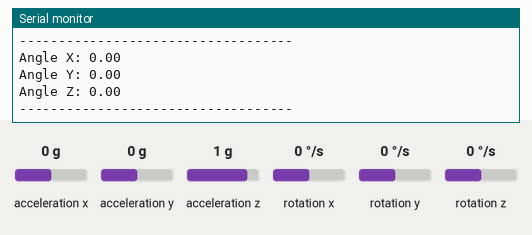
This sketch was run on a simulated Arduino Uno, built with avr-gcc and run on an emulated ATmega328P. Parts: the last lines printed to the serial monitor. Wiring (inferred from the names in the program): MPU-6050 motion sensor at I2C address 0x68. Inputs (shaded band) come from the test bench; at power-on: acceleration z 1 g, acceleration x 0 g, acceleration y 0 g, rotation x 0 °/s, rotation y 0 °/s, rotation z 0 °/s.

Above: at 1.3 s.
1.4 s: acceleration z set to 0 g
At 1.96 s:
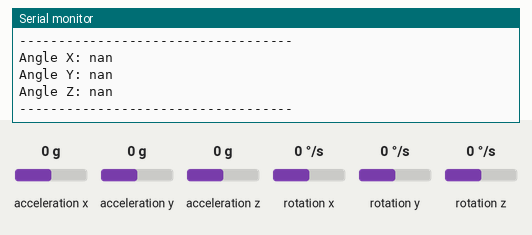
3.1 s: acceleration x set to -1.4 g
At 3.51 s:
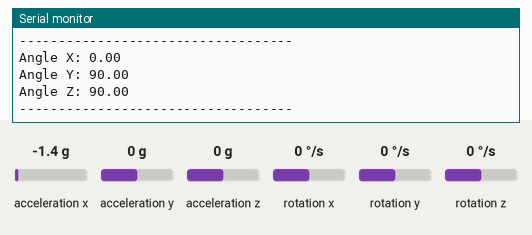
4.6 s: acceleration y set to -1.4 g
At 5.08 s:
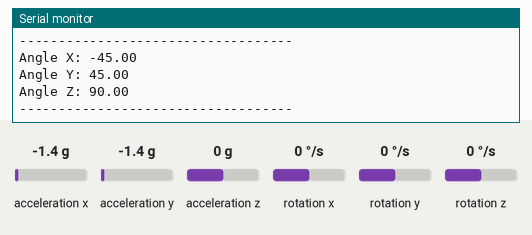
Timing chart, 0 to 7.6 s (numbered marks = the images above; inputs shaded):
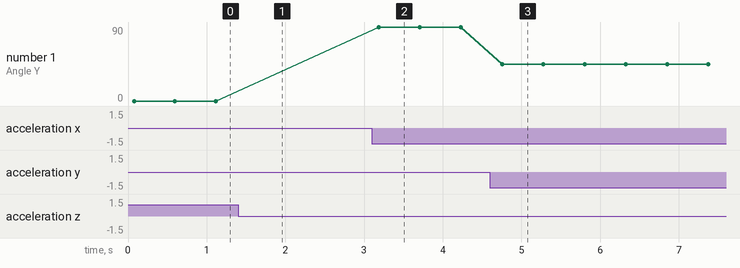

Measured:
- after the input at 1.4 s, the serial monitor: prints a new line after 0.22 s (image 1)
- after the input at 3.1 s, the serial monitor: prints a new line after 0.09 s (image 2)
- after the input at 4.6 s, the serial monitor: prints a new line after 0.14 s (image 3)
- plotted number 1: 0 → 90 after the input at 3.1 s, 90 → 45 after the input at 4.6 s

The sketch:

mpu_final.ino
```cpp
#include <Wire.h>

// MPU6050 I2C address
const int MPU_addr = 0x68;

// Raw data variables
int16_t AcX, AcY, AcZ;

// Tilt angles
double x, y, z;

void setup() {
  // Initialize I2C communication
  Wire.begin();
  Serial.begin(9600); // Set baud rate for Serial Monitor

  // Wake up MPU6050
  Wire.beginTransmission(MPU_addr);
  Wire.write(0x6B); // Power management register
  Wire.write(0);    // Wake MPU6050
  Wire.endTransmission(true);

  Serial.println("MPU6050 Initialized. Move the module to see tilt angles.");
}

void loop() {
  // Read raw accelerometer data
  Wire.beginTransmission(MPU_addr);
  Wire.write(0x3B); // Starting register for accelerometer data
  Wire.endTransmission(false);
  Wire.requestFrom(MPU_addr, 14, true);

  AcX = Wire.read() << 8 | Wire.read();
  AcY = Wire.read() << 8 | Wire.read();
  AcZ = Wire.read() << 8 | Wire.read();

  // Calculate tilt angles
  x = atan(AcY / sqrt(pow(AcX, 2) + pow(AcZ, 2))) * 180 / PI;
  y = atan(-AcX / sqrt(pow(AcY, 2) + pow(AcZ, 2))) * 180 / PI;
  z = atan(sqrt(pow(AcX, 2) + pow(AcY, 2)) / AcZ) * 180 / PI;

  // Print angles to Serial Monitor
  Serial.print("Angle X: ");
  Serial.println(x);
  Serial.print("Angle Y: ");
  Serial.println(y);
  Serial.print("Angle Z: ");
  Serial.println(z);
  Serial.println("-----------------------------------");

  delay(500); // Small delay for stability
}
```
